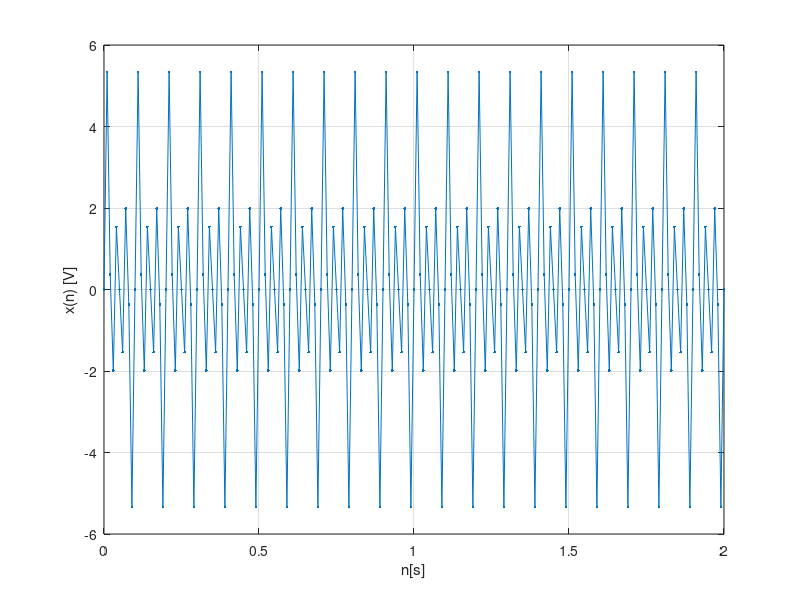

MATLAB code to generate this figure:
clear 
clc

n=(0:0.01:2); %[s]
A=1;
x1=1*sin(2*pi*10*n);
x2=2*sin(2*pi*20*n);
x3=3*sin(2*pi*30*n);
x=x1+x2+x3;
plot(n,x,'.-');
grid on;
xlabel('n[s]');
ylabel('x(n) [V]');
